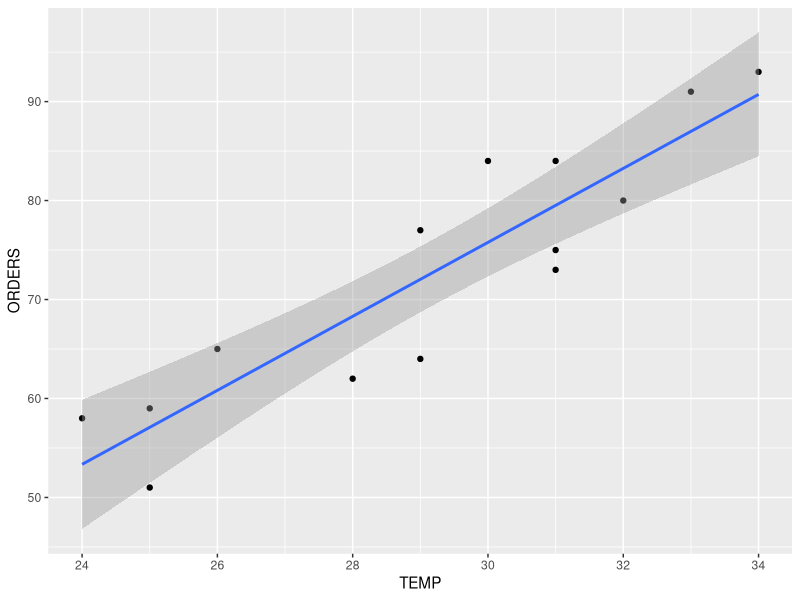
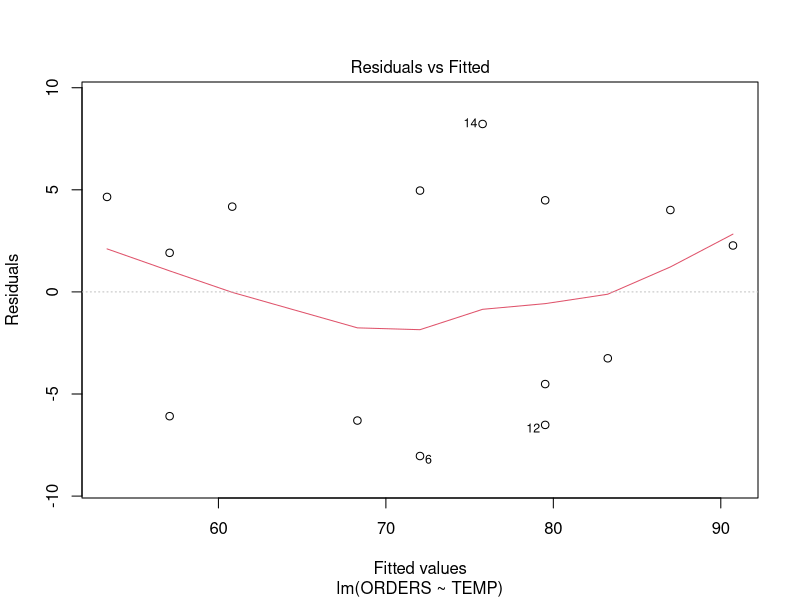
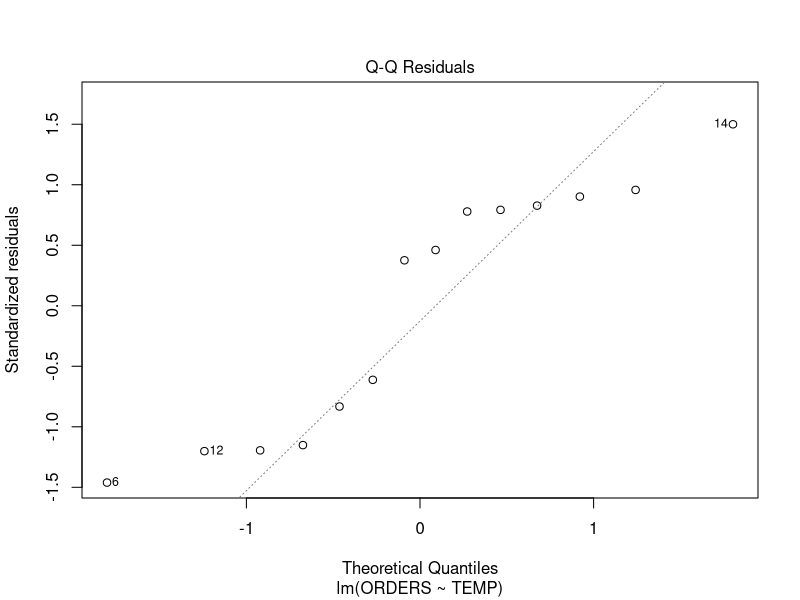
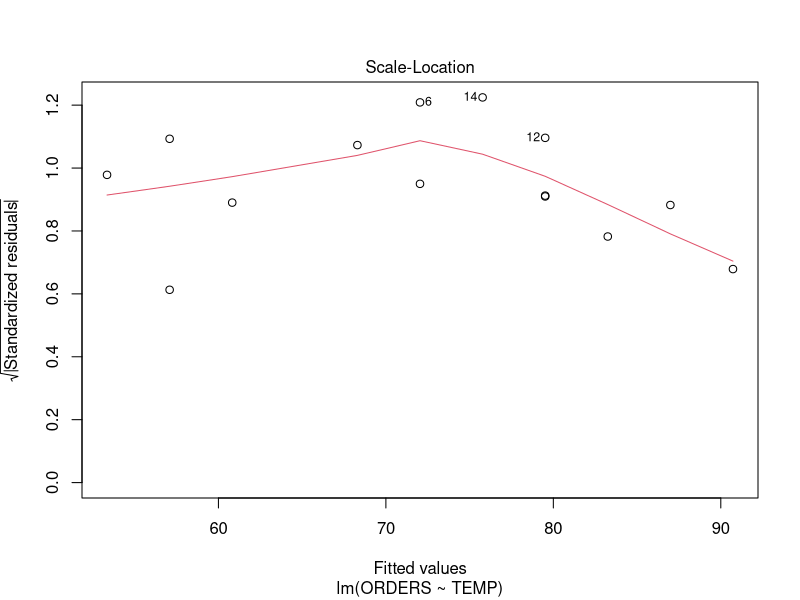
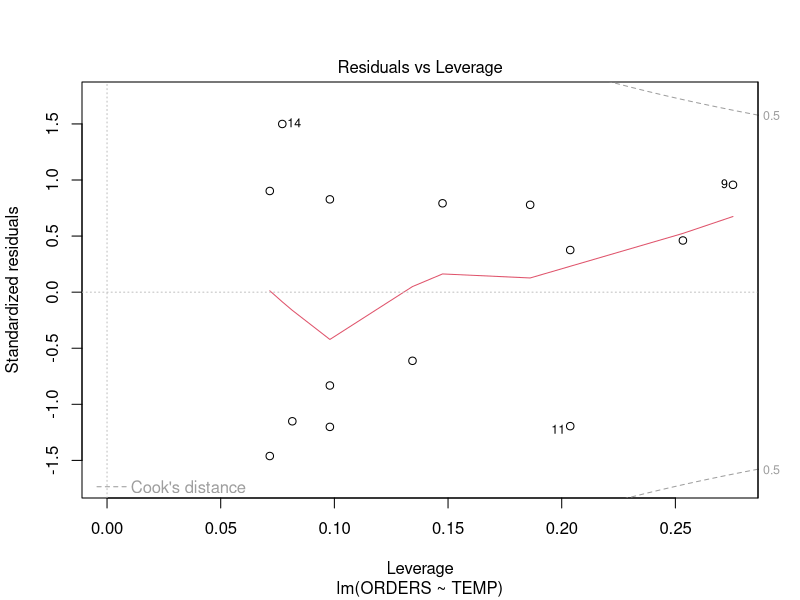

These charts were generated, in order, by the following R code:
## ---- chunk 1
library(tidyverse)
## ---- chunk 2
data <- read_csv('data.csv')
## ---- chunk 3
data %>% summary()
## ---- chunk 4
data %>%
  ggplot(aes(x=TEMP, y=ORDERS)) +
  geom_point() +
  geom_smooth(method='lm')
## ---- chunk 5
cor(data$TEMP, data$ORDERS)
## ---- chunk 6
mod <- lm(ORDERS ~ TEMP, data=data)
summary(mod)
## ---- chunk 7
attributes(mod)
## ---- chunk 8
anova(mod)
## ---- chunk 9
coef(mod)
## ---- chunk 10
confint(mod, level=0.90)
## ---- chunk 11
plot(mod)
